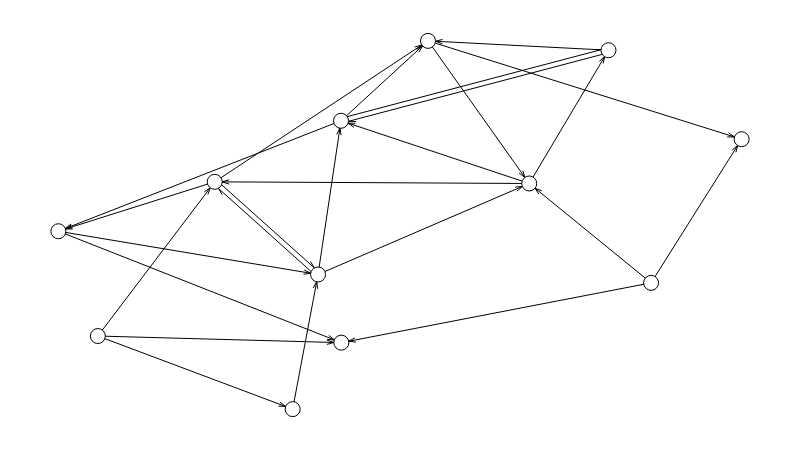

The notebook cell saved with this chart:
### Code cell
g.set_all_nodes(size=15, labpos='hover')

# Deixar as arestas semi-transparentes para
# a visualização ficar um pouco mais leve.
# g.set_all_edges(color=(0, 0, 0, 0.25))

# Usar um algoritmo especial para posicionar
# os nós de acordo com grupos.
g.move('kamada_kawai')

g.draw()

### Figure 1 — Plotly figure (JSON) as saved in the notebook; plotly's stock layout.template omitted (floating-point values rounded to 4 significant figures; data arrays with more than 128 entries replaced by an {"elided": "..."} marker saying what was removed)
{"data": [{"hoverinfo": "none", "line": {"color": "rgb(127, 127, 127)", "dash": "solid", "width": 0}, "mode": "lines", "type": "scatter", "x": [0.4783, 0.4783, null, 0, 1, null], "y": [0, 1, null, 0.5243, 0.5243, null]}, {"hoverinfo": "none", "line": {"color": "rgb(0, 0, 0)", "dash": "solid", "width": 1}, "mode": "lines", "type": "scatter", "x": {"elided": "213 float values"}, "y": {"elided": "213 float values"}}, {"hoverinfo": "text", "marker": {"color": "rgb(255, 255, 255)", "line": {"color": "rgb(0, 0, 0)", "width": 1}, "size": 15, "symbol": "circle"}, "mode": "markers", "text": [null, null, null, null, null, null, null, null, null, null, null, null], "textfont": {"color": "rgb(0, 0, 0)"}, "textposition": "middle center", "type": "scatter", "x": [0.3801, 0.8051, 0.4137, 0.8675, 0.541, 0, 0.6891, 0.05775, 0.2289, 0.3429, 0.4142, 1], "y": [0.3657, 0.9746, 0.783, 0.3429, 1, 0.4831, 0.6127, 0.1985, 0.6172, 0, 0.1805, 0.733]}, {"hoverinfo": "none", "mode": "text", "text": [], "textfont": {"color": "rgb(255, 255, 255)"}, "textposition": "middle center", "type": "scatter", "x": [], "y": []}, {"hoverinfo": "none", "mode": "text", "text": [null, null, null, null, null, null, null, null, null, null, null, null], "textfont": {"color": "rgb(0, 0, 0)"}, "textposition": "middle center", "type": "scatter", "x": [0.3801, 0.8051, 0.4137, 0.8675, 0.541, 0, 0.6891, 0.05775, 0.2289, 0.3429, 0.4142, 1], "y": [0.3657, 0.9746, 0.783, 0.3429, 1, 0.4831, 0.6127, 0.1985, 0.6172, 0, 0.1805, 0.733]}, {"hoverinfo": "none", "mode": "text", "text": [null, null, null, null, null, null, null, null, null, null, null, null, null, null, null, null, null, null, null, null, null, null, null, null, null], "textfont": {"color": "rgb(0, 0, 0)"}, "textposition": "middle center", "type": "scatter", "x": [0.5288, 0.2924, 0.3827, 0.6141, 0.6723, 0.6048, 0.2121, 0.4675, 0.6436, 0.9215, 0.7691, 0.7749, 0.6268, 0.1924, 0.2124, 0.4589, 0.7347, 0.5468, 0.2364, 0.2054, 0.1318, 0.1188, 0.3769, 0.3166, 0.3474], "y": [0.5132, 0.4672, 0.5781, 0.8471, 0.9611, 0.9105, 0.6086, 0.9107, 0.2359, 0.5518, 0.4576, 0.8915, 0.8214, 0.4502, 0.3562, 0.5887, 0.8069, 0.673, 0.2157, 0.1238, 0.4236, 0.5252, 0.8304, 0.5157, 0.1876]}, {"hoverinfo": "none", "marker": {"color": "rgba(255, 255, 255, 0)", "line": {"color": "rgba(255, 255, 255, 0)", "width": 0}, "size": 0, "symbol": "circle"}, "mode": "markers", "type": "scatter", "x": [0.5, 0, 1, 0.5], "y": [0, 0.5, 0.5, 1]}], "layout": {"height": 450, "hovermode": "closest", "margin": {"b": 10, "l": 10, "r": 10, "t": 10}, "plot_bgcolor": "rgb(255, 255, 255)", "showlegend": false, "width": 800, "xaxis": {"fixedrange": true, "showgrid": false, "showticklabels": false, "zeroline": false}, "yaxis": {"fixedrange": true, "showgrid": false, "showticklabels": false, "zeroline": false}}}
